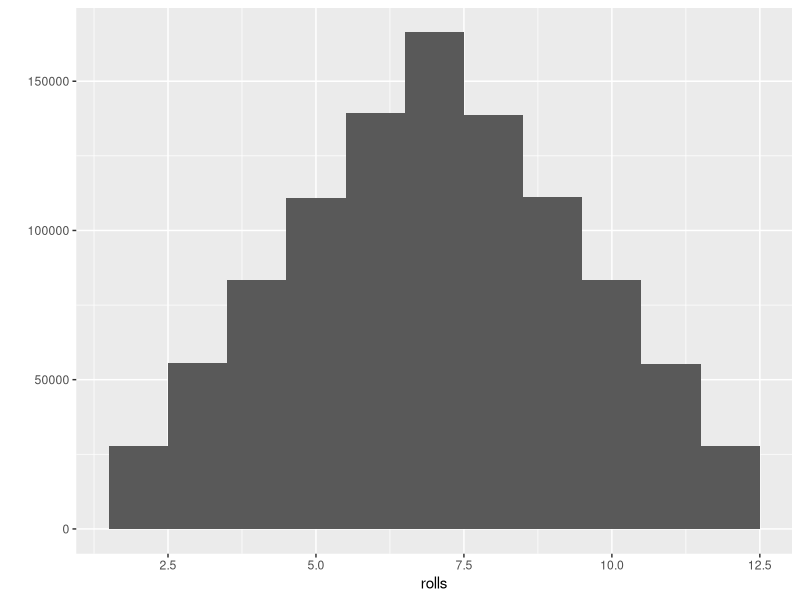

Source code (R):
## proper roll functions as per the book

## Object and functions require to roll 2 dice and sum them.
roll <- function() {
  die <- 1:6
  dice <- sample(die, size=2, replace=TRUE)
  sum(dice)
}

## Test the distribution:
## Always require to load the library since R won't.
rolls <- replicate(1000000, roll())
library("ggplot2")
qplot(rolls, binwidth=1)

## Modify the distribution by weighting the dice:
## Modify the roll function with weighted dice
roll <- function() {
  die <- 1:6
  dice <- sample(die, size=2, replace=TRUE, prob=c(1/8, 1/8, 1/8, 1/8, 1/8, 3/8))
  sum(dice)
}


## Calculate the expected outcome
die <- 1:6
rolls <- expand.grid(die, die)
rolls$value <- rolls$Var1 + rolls$Var2

prob <- c("1"=1/8, "2"=1/8, "3"=1/8, "4"=1/8, "5"=1/8, "6"=3/8)
rolls$prob1 <- prob[rolls$Var1]
rolls$prob2 <- prob[rolls$Var2]
rolls$prob <- rolls$prob1 * rolls$prob2

sum(rolls$value * rolls$prob)


## Old code created to test along the way with the book - refer to above for
## official version of each method from the book.
roll <- function(num = 1) {
  rollCustomDie(num = num)
}

rollCustomDie <- function(die = 1:6, num = 1) {
  # Die must be an integer vector.
  sample(x = die, size = num, replace = TRUE)
}
